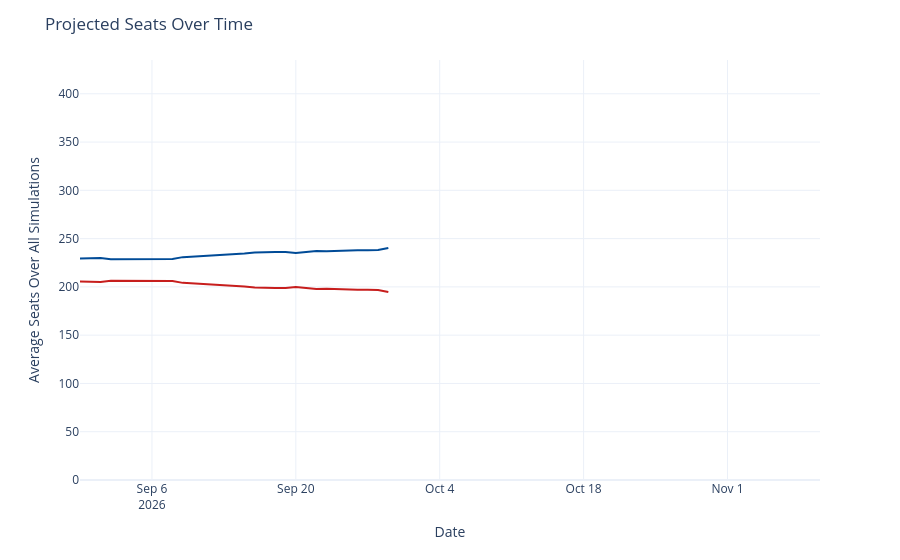

The code cell stored with this chart in its notebook:
### Code cell
seats_over_time = output_ts[(output_ts['geo'] == 'US House') &
                             (output_ts['type'] == 'seats')]
seats_over_time['rep_seats'] = seats_over_time['y'].map(lambda x: 435 - x)
seats_over_time = seats_over_time.rename({'y': 'Democrats', 'rep_seats': 'Republicans'}, axis=1)
seats_time_ser = px.line(seats_over_time, x='date', y=['Democrats', 'Republicans'], template='plotly_white',
                        color_discrete_map={'Democrats': '#004b97', 'Republicans': '#c71e1d'},)
seats_time_ser.update_traces(hovertemplate="%{y:.1f}")
seats_time_ser.update_layout(
    xaxis=dict(range=[pd.to_datetime('2026-08-30'), pd.to_datetime('2026-11-10')]),
    yaxis=dict(range=[0, 435]),
    xaxis_title='Date',
    yaxis_title='Average Seats Over All Simulations',
    title=dict(text="Projected Seats Over Time"),
    hovermode="x",
    showlegend=False
)
seats_time_ser

### Figure 1 — Plotly figure (JSON) as saved in the notebook; plotly's stock layout.template omitted (floating-point values rounded to 4 significant figures)
{"data": [{"hovertemplate": "%{y:.1f}", "legendgroup": "Democrats", "line": {"color": "#004b97", "dash": "solid"}, "marker": {"symbol": "circle"}, "mode": "lines", "name": "Democrats", "orientation": "v", "showlegend": true, "type": "scatter", "x": ["2026-08-30", "2026-08-31", "2026-09-01", "2026-09-02", "2026-09-03", "2026-09-04", "2026-09-05", "2026-09-06", "2026-09-07", "2026-09-08", "2026-09-09", "2026-09-14", "2026-09-15", "2026-09-16", "2026-09-17", "2026-09-18", "2026-09-19", "2026-09-20", "2026-09-21", "2026-09-22", "2026-09-23", "2026-09-24", "2026-09-25", "2026-09-26", "2026-09-27", "2026-09-28", "2026-09-29"], "xaxis": "x", "y": [229.4, 230.0, 230.0, 228.5, 228.5, 228.7, 228.7, 228.9, 228.8, 228.9, 230.8, 233.6, 234.7, 235.7, 236.2, 236.1, 236.0, 235.0, 236.2, 237.2, 236.9, 237.4, 237.9, 237.9, 237.9, 238.2, 240.4], "yaxis": "y"}, {"hovertemplate": "%{y:.1f}", "legendgroup": "Republicans", "line": {"color": "#c71e1d", "dash": "solid"}, "marker": {"symbol": "circle"}, "mode": "lines", "name": "Republicans", "orientation": "v", "showlegend": true, "type": "scatter", "x": ["2026-08-30", "2026-08-31", "2026-09-01", "2026-09-02", "2026-09-03", "2026-09-04", "2026-09-05", "2026-09-06", "2026-09-07", "2026-09-08", "2026-09-09", "2026-09-14", "2026-09-15", "2026-09-16", "2026-09-17", "2026-09-18", "2026-09-19", "2026-09-20", "2026-09-21", "2026-09-22", "2026-09-23", "2026-09-24", "2026-09-25", "2026-09-26", "2026-09-27", "2026-09-28", "2026-09-29"], "xaxis": "x", "y": [205.6, 205.0, 205.0, 206.5, 206.5, 206.3, 206.3, 206.1, 206.2, 206.1, 204.2, 201.4, 200.3, 199.3, 198.8, 198.9, 199.0, 200.0, 198.8, 197.8, 198.1, 197.6, 197.1, 197.1, 197.1, 196.8, 194.6], "yaxis": "y"}], "layout": {"hovermode": "x", "legend": {"title": {"text": "variable"}, "tracegroupgap": 0}, "margin": {"t": 60}, "showlegend": false, "title": {"text": "Projected Seats Over Time"}, "xaxis": {"anchor": "y", "domain": [0, 1], "range": ["2026-08-30T00:00:00", "2026-11-10T00:00:00"], "title": {"text": "Date"}}, "yaxis": {"anchor": "x", "domain": [0, 1], "range": [0, 435], "title": {"text": "Average Seats Over All Simulations"}}}}
